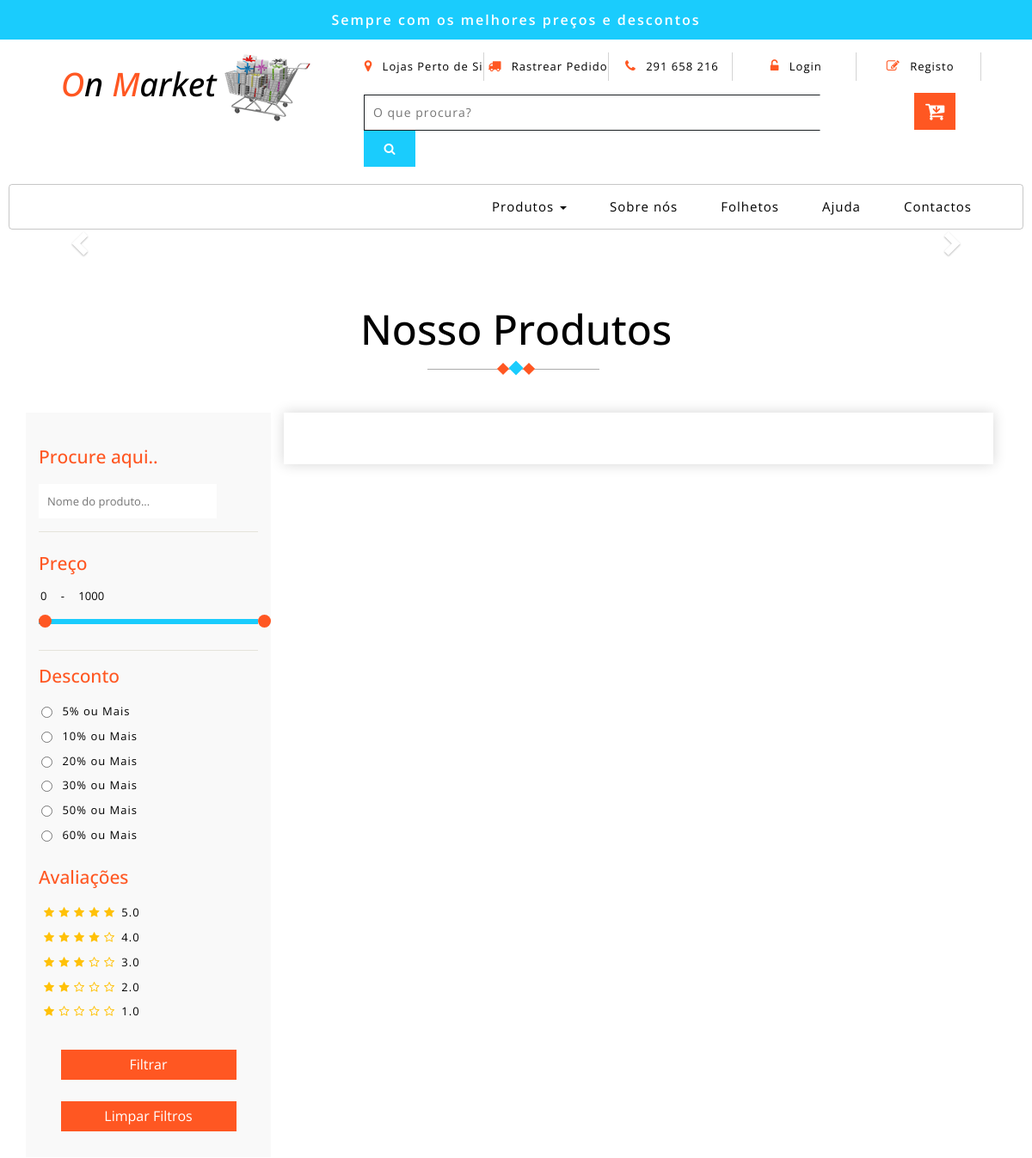
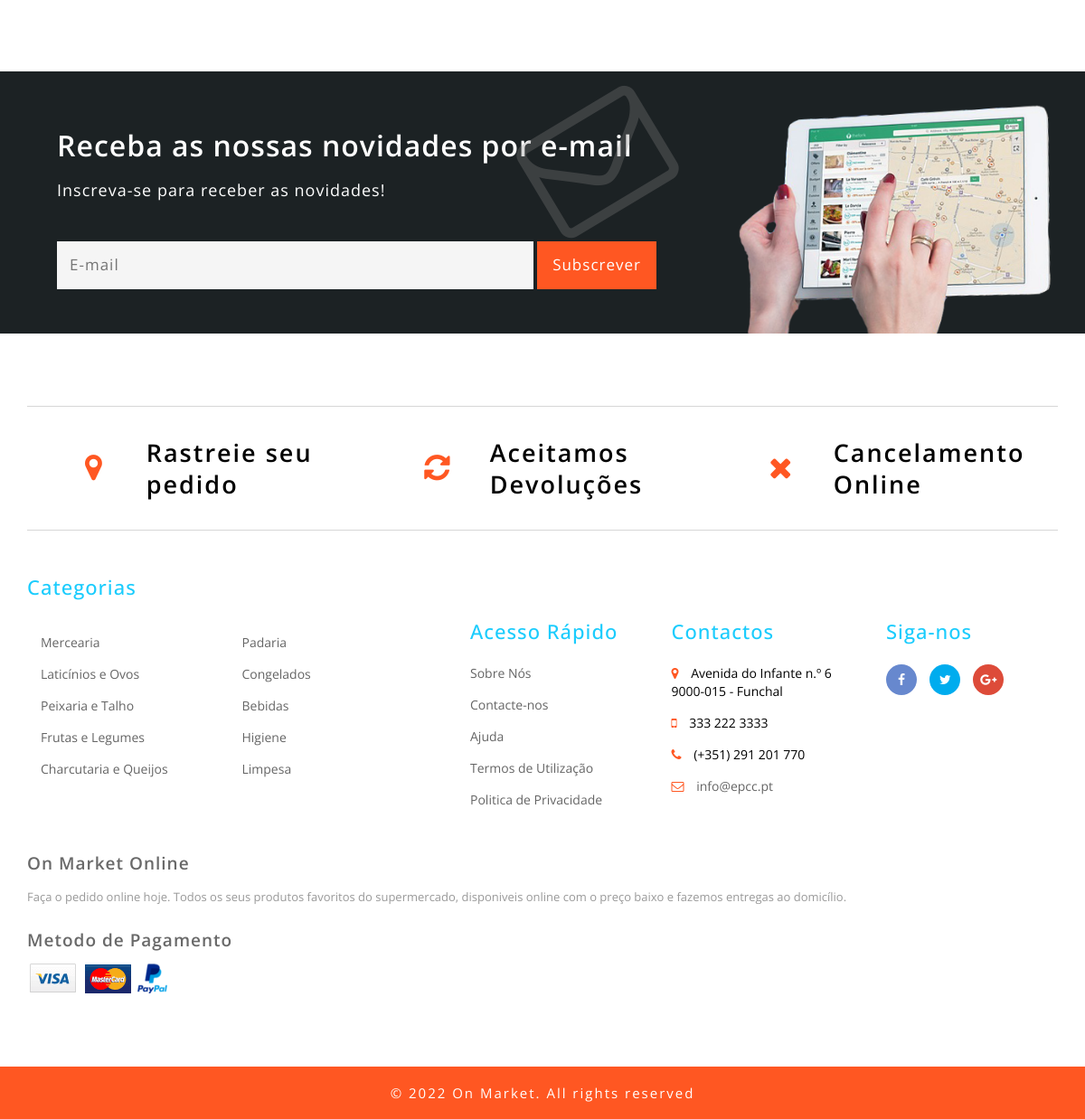
The page / on the database its author committed (2 pictures, top to bottom).
### tables this page shows
create table if not exists `Category`
(
    `id`         int(11) primary key auto_increment,
    `title`      varchar(100) not null,
    `slug`       varchar(100) not null,
    `meta_title` varchar(100) not null,
    `content`    tinytext
);

### application/core/MY_Controller.php (called while the page is built, shortened)
<?php
class MY_Controller extends CI_Controller
{
    protected array $data = [
        'isLoggedIn' => false,
        'user' => null
    ];
    public function __construct()
    {
        $this->data['locations'] = $this->ShopModel->getLocationList();
        $this->data['categories'] = chunkArrayHalf($this->CategoryModel->getAll());
    }
    protected function openView($name, $standardBody=true){
        if ($standardBody){
            $this->load->view('general/header', $this->data);
            $this->load->view('general/menu', $this->data);
            $this->load->view($name, $this->data);
            $this->load->view('general/footer', $this->data);
            return;
        }
        $this->load->view($name, $this->data);
    }
}

### application/controllers/Home.php (called while the page is built, shortened)
<?php
class Home extends MY_Controller {
    public function __construct()
    {
        parent::__construct();
    }
    public function index()
	{
		$this->openView("home/index");
	}
}

### index.php (called while the page is built, shortened)
<?php
require_once BASEPATH.'core/CodeIgniter.php';

### application/models/CategoryModel.php (called while the page is built, shortened)
<?php
class CategoryModel extends MY_Model{
    public function __construct(){
        $this->table = 'category';
    }
}

### application/core/MY_Model.php (called while the page is built, shortened)
<?php
class MY_Model extends CI_Model
{
    protected $table;
    public function getAll($sort = 'id', $order = 'asc', $mode="ARRAY", $class=null){
        $this->db->order_by($sort, $order);
        $query = $this->db->get($this->table);
        if ($query->num_rows() > 0) {
            if ($mode == "ARRAY")
                return $query->result_array();
            elseif ($mode == "OBJECT")
                return $query->result_object();
            elseif ($mode == "OBJECTTOCLASS")
                return $query->result($class);
            else
                throw new Exception("Choose a valid return type!");
        }
        return null;
    }
}

### application/views/general/menu.php (the view, shortened to what this page needs)
<div class="header-most-top">
    <p>Sempre com os melhores preços e descontos</p>
</div>
<div class="header-bot">
    <div class="header-bot_inner_wthreeinfo_header_mid">
        <div class="col-md-4 logo_agile">
            <h1>
                <a href="<?php echo base_url(); ?>">
                    <span>O</span>n
                    <span>M</span>arket
                    <img src="<?php echo base_url('resources/images/logo2.png');?>" alt=" ">
                </a>
            </h1>
        </div>
        <div class="col-md-8 header">
            <ul>
                <li>
                    <a class="play-icon popup-with-zoom-anim" href="#small-dialog1">
                        <span class="fa fa-map-marker" aria-hidden="true"></span> Lojas Perto de Si</a>
                </li>
                <li>
                    <a  class="play-icon popup-with-zoom-anim" href="#small-dialog2">
                        <span class="fa fa-truck" aria-hidden="true"></span> Rastrear Pedido</a>
                </li>
                <li>
                    <span class="fa fa-phone" aria-hidden="true"></span> 291 658 216
                </li>
                <?php if (!isset($isLoggedIn) || !$isLoggedIn): ?>
                    <li>
                        <a href="#" data-toggle="modal" data-target="#loginModal">
                            <span class="fa fa-unlock-alt" aria-hidden="true"></span> Login </a>
                    </li>
                    <li>
                        <a href="#" data-toggle="modal" data-target="#registerModal">
                            <span class="fa fa-pencil-square-o" aria-hidden="true"></span> Registo </a>
                    </li>
                <?php endif; ?>
            </ul>
            <div class="agileits_search">
                <form action="<?php echo base_url(); ?>" method="post">
                    <input name="q" type="search" placeholder="O que procura?" required="">
                    <button type="submit" class="btn btn-default" aria-label="Left Align">
                        <span class="fa fa-search" aria-hidden="true"> </span>
                    </button>
                </form>
            </div>
            <?php if (!isset($checkout) || $checkout===false): ?>
                <div class="top_nav_right">
                    <div class="wthreecartaits wthreecartaits2 cart cart box_1">
                        <form action="#" method="post" class="last">
                            <button class="w3view-cart" type="submit" name="submit" value="">
                                <i class="fa fa-cart-arrow-down" aria-hidden="true"></i>
                            </button>
                        </form>
                    </div>
                </div>
            <?php endif; ?>
        </div>
    </div>
</div>
<div class="ban-top">
    <div class="container">
        <nav class="navbar navbar-default">
            <div class="container-fluid">
                <div class="collapse navbar-collapse menu--shylock" id="bs-example-navbar-collapse-1">
                    <ul class="nav navbar-nav menu__list">
                        <li class="dropdown <?php echo $this->router->fetch_class() == "Product" ? "active" : ""; ?> ?>">
                            <a href="#" class="dropdown-toggle nav-stylehead" data-toggle="dropdown" role="button" aria-haspopup="true" aria-expanded="false">Produtos
                                <span class="caret"></span>
                            </a>
                        </li>
                        <li class="<?php echo $this->router->fetch_class() == "About" ? "active" : ""; ?>">
                            <a class="nav-stylehead" href="<?php echo base_url("sobre/"); ?>">Sobre nós
                            </a>
                        </li>
                        <li class="<?php echo $this->router->fetch_class() == "Fliers" ? "active" : ""; ?>">
                            <a class="nav-stylehead" href="<?php echo base_url("folhetos/"); ?>">Folhetos
                            </a>
                        </li>
                        <li class="<?php echo $this->router->fetch_class() == "Help" ? "active" : ""; ?>">
                            <a class="nav-stylehead" href="<?php echo base_url("ajuda/"); ?>">Ajuda
                            </a>
                        </li>
                        <li class="<?php echo $this->router->fetch_class() == "Contacts" ? "active" : ""; ?>">
                            <a class="nav-stylehead" href="<?php echo base_url("contactos/"); ?>">Contactos
                            </a>
                        </li>
                    </ul>
                </div>
            </div>
        </nav>
    </div>
</div>

### application/views/general/footer.php (shortened to what this page needs)
<footer>
    <div class="container">
        <div class="w3l-grids-footer">
            <div class="col-xs-4 offer-footer">
                <div class="col-xs-4 icon-fot">
                    <span class="fa fa-map-marker" aria-hidden="true"></span>
                </div>
                <div class="col-xs-8 text-form-footer">
                    <h3>Rastreie seu pedido</h3>
                </div>
                <div class="clearfix"></div>
            </div>
            <div class="col-xs-4 offer-footer">
                <div class="col-xs-4 icon-fot">
                    <span class="fa fa-refresh" aria-hidden="true"></span>
                </div>
                <div class="col-xs-8 text-form-footer">
                    <h3>Aceitamos Devoluções</h3>
                </div>
                <div class="clearfix"></div>
            </div>
            <div class="col-xs-4 offer-footer">
                <div class="col-xs-4 icon-fot">
                    <span class="fa fa-times" aria-hidden="true"></span>
                </div>
                <div class="col-xs-8 text-form-footer">
                    <h3>Cancelamento Online</h3>
                </div>
                <div class="clearfix"></div>
            </div>
            <div class="clearfix"></div>
        </div>
        <div class="footer-info w3-agileits-info">
            <h3>Categorias</h3>
            <div class="col-sm-5 address-right">
                <?php foreach ($categories as $categoryArr): ?>
                    <div class="col-xs-6 footer-grids">
                        <ul>
                            <?php foreach ($categoryArr as $category): ?>
                                <li>
                                    <a href="<?php echo base_url("produtos/".$category['slug']);?>"><?php echo $category['title']; ?></a>
                                </li>
                            <?php endforeach; ?>
                        </ul>
                    </div>
                <?php endforeach; ?>
                <div class="clearfix"></div>
            </div>
            <div class="col-sm-5 address-right">
                <div class="col-xs-6 footer-grids">
                    <h3>Acesso Rápido</h3>
                    <ul>
                        <li>
                            <a href="<?php echo base_url("sobre"); ?>">Sobre Nós</a>
                        </li>
                        <li>
                            <a href="<?php echo base_url("contactos"); ?>">Contacte-nos</a>
                        </li>
                        <li>
                            <a href="<?php echo base_url("ajuda"); ?>">Ajuda</a>
                        </li>
                        <li>
                            <a href="<?php echo base_url("termos"); ?>">Termos de Utilização</a>
                        </li>
                        <li>
                            <a href="<?php echo base_url("privacidade"); ?>">Politica de Privacidade</a>
                        </li>
                    </ul>
                </div>
                <div class="col-xs-6 footer-grids">
                    <h3>Contactos</h3>
                    <ul>
                        <li>
                            <i class="fa fa-map-marker"></i> Avenida do Infante n.º 6 9000-015 - Funchal </li>
                        <li>
                            <i class="fa fa-mobile"></i> 333 222 3333 </li>
                        <li>
                            <i class="fa fa-phone"></i> (+351) 291 201 770 </li>
                        <li>
                            <i class="fa fa-envelope-o"></i>
                            <a href="mailto:info@epcc.pt"> info@epcc.pt</a>
                        </li>
                    </ul>
                </div>
            </div>
            <div class="col-sm-2 footer-grids  w3l-socialmk">
                <h3>Siga-nos</h3>
                <div class="social">
                    <ul>
                        <li>
                            <a class="icon fb" href="#">
                                <i class="fa fa-facebook"></i>
                            </a>
                        </li>
                        <li>
                            <a class="icon tw" href="#">
                                <i class="fa fa-twitter"></i>
                            </a>
                        </li>
                        <li>
                            <a class="icon gp" href="#">
                                <i class="fa fa-google-plus"></i>
                            </a>
                        </li>
                    </ul>
                </div>
            </div>
            <div class="clearfix"></div>
        </div>
        <div class="agile-sometext">
            <div class="sub-some">
                <h5>On Market Online</h5>
                <p>Faça o pedido online hoje. Todos os seus produtos favoritos do supermercado, disponiveis online com o preço baixo e fazemos entregas ao domicílio.</p>
            </div>
            <div class="sub-some child-momu">
                <h5>Metodo de Pagamento</h5>
                <ul>
                    <li>
                        <img src="<?php echo base_url("resources/images/pay1.png"); ?>" alt="">
                    </li>
                    <li>
                        <img src="<?php echo base_url("resources/images/pay2.png"); ?>" alt="">
                    </li>
                    <li>
                        <img src="<?php echo base_url("resources/images/pay3.png"); ?>" alt="">
                    </li>
                </ul>
            </div>
        </div>
    </div>
</footer>
<div class="copy-right">
    <div class="container">
        <p>© 2022 On Market. All rights reserved</p>
    </div>
</div>
</body>
</html>

### rows shown on the page
category: title "Mercearia"
category: title "Laticínios e Ovos"
category: title "Peixaria e Talho"
category: title "Frutas e Legumes"
category: title "Charcutaria e Queijos"
category: title "Padaria"
category: title "Congelados"
category: title "Bebidas"
category: title "Higiene"
category: title "Limpesa"
